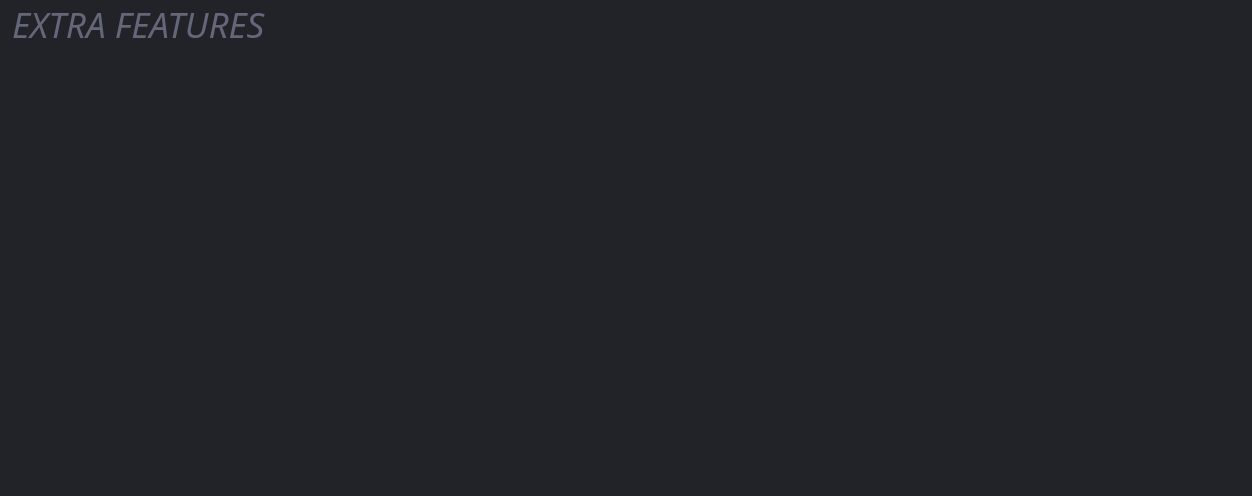
<?xml version="1.0" encoding="UTF-8"?>
<ui version="4.0">
 <class>ExtraFeaturesPage</class>
 <widget class="QWidget" name="ExtraFeaturesPage">
  <property name="geometry">
   <rect>
    <x>0</x>
    <y>0</y>
    <width>1252</width>
    <height>496</height>
   </rect>
  </property>
  <property name="minimumSize">
   <size>
    <width>0</width>
    <height>348</height>
   </size>
  </property>
  <property name="windowTitle">
   <string>Form</string>
  </property>
  <property name="styleSheet">
   <string notr="true">#ExtraFeaturesPage {
	background: rgb(34, 35, 40);
}

QWidget {
        font-family: &quot;Source Sans Pro&quot;;
		background: none;
}

QMenu {
    background-color: rgb(34, 35, 40);
}

QLabel:!disabled {
	color: white;
}

QGroupBox {
	border: 1px solid black;
	border-radius: 5px;
	background: rgb(34, 35, 40);
	padding-top: 25px;
}

QGroupBox:disabled {
	border: 1px solid rgb(26, 26, 30);
}

QGroupBox::title {
	background: rgb(249, 154, 0);
	color: rgb(34, 35, 40);
    padding: 5px;
	border: 1px solid black;
	border-top-left-radius: 5px;
	border-bottom-right-radius: 5px;
}

QGroupBox::title:disabled {
	background: rgb(34, 35, 40);
        color: rgb(100, 100, 100);
	border: 1px solid rgb(26, 26, 30);
}

QGroupBox:checked:!disabled {
	background: rgb(50, 52, 59);
}

QGroupBox:focus:!checked {
	border: 1px solid rgb(249, 154, 0);
	background: rgb(26, 26, 30);
}

QGroupBox:focus:checked {
	border: 1px solid rgb(249, 154, 0);
}

QGroupBox::title:focus {
	border: 1px solid rgb(249, 154, 0);
}

QGroupBox::indicator {
    width: 15px;
    height: 15px;
    background: rgb(34, 35, 40);
	border-radius: 3px;
}

QGroupBox::indicator:disabled {
    width: 15px;
    height: 15px;
    background: rgb(26, 26, 30);
}

QGroupBox::indicator:checked {
        image: url(&quot;://check_FILL0_wght400_GRAD0_opsz20.svg&quot;);
}

QCheckBox {
    padding: 5px;
	color: white;
    background: rgb(63, 65, 77);
    border: 1px solid black;
    border-radius: 5px;
}

QCheckBox:disabled {
	background: rgb(34, 35, 40);
        color: rgb(100, 100, 100);
}

QCheckBox::hover {
        border: 1px solid rgb(75, 77, 91);
}

QCheckBox:focus {
	border: 1px solid rgb(249, 154, 0);
}

QCheckBox::indicator {
    width: 15px;
    height: 15px;
    background: rgb(34, 35, 40);
	border-radius: 3px;
}

QCheckBox::indicator:disabled {
    width: 15px;
    height: 15px;
    background: rgb(26, 26, 30);
}

QCheckBox::indicator:checked {
        image: url(&quot;://check_FILL0_wght400_GRAD0_opsz20.svg&quot;);
}

QPushButton {
	background: rgb(63, 65, 77);
	color: white;
    border: 1px solid black;
	border-radius: 5px;
	padding: 6px;
}

QPushButton:disabled {
	background: rgb(34, 35, 40);
        color: rgb(100, 100, 100);
	border: 1px solid rgb(26, 26, 30);
}

QPushButton:hover {
	  background: rgb(75, 77, 91);
}

QComboBox {
	color: white;
    background: rgb(63, 65, 77);
    border: 1px solid black;
	border-radius: 5px;
	padding: 5px;
}

QComboBox::disabled {
	background: rgb(34, 35, 40);
        color: rgb(100, 100, 100);
	border: 1px solid rgb(26, 26, 30);
}

QComboBox:hover {
    border: 1px solid rgb(75, 77, 91);
}

QComboBox:focus {
	border: 1px solid rgb(249, 154, 0);
}

QComboBox::drop-down {
	border: none;
}

QComboBox::down-arrow {
        image: url(&quot;:/arrow_drop_down_FILL0_wght400_GRAD0_opsz20_white.svg&quot;);
 	width: 6px;
	margin-right: 4px;
	margin-bottom: 2px;
}

QLineEdit {
	color: white;
    background: rgb(63, 65, 77);
    border: 1px solid black;
	border-radius: 5px;
	padding: 5px;
}

QLineEdit:disabled {
	background: rgb(34, 35, 40);
        color: rgb(100, 100, 100);
	border: 1px solid rgb(26, 26, 30);
}

QLineEdit:hover {
    border: 1px solid rgb(75, 77, 91);
}

QLineEdit:focus {
	border: 1px solid rgb(249, 154, 0);
}

QLabel {
	min-height: 30px;
}

QLabel:disabled {
        color: rgb(100, 100, 100);
}

QAbstractSpinBox {
	color: white;
    background: rgb(63, 65, 77);
    border: 1px solid black;
	border-radius: 5px;
	padding: 5px;
}

QAbstractSpinBox:disabled {
	background: rgb(34, 35, 40);
        color: rgb(100, 100, 100);
	border: 1px solid rgb(26, 26, 30);
}

QAbstractSpinBox:hover {
    border: 1px solid rgb(75, 77, 91);
}

QAbstractSpinBox:focus {
	border: 1px solid rgb(249, 154, 0);
}

QAbstractSpinBox::up-button {
        image: url(&quot;:/arrow_drop_up_FILL0_wght400_GRAD0_opsz20_white.svg&quot;);
 	width: 6px;
	margin-right: 6px;
	margin-top: 4px;
}

QAbstractSpinBox::down-button {
        image: url(&quot;:/arrow_drop_down_FILL0_wght400_GRAD0_opsz20_white.svg&quot;);
 	width: 6px;
	margin-right: 6px;
	margin-bottom: 4px;
}

QAbstractSpinBox::up-button:disabled,
QAbstractSpinBox::up-button:off {
                image: url(&quot;:/arrow_drop_up_FILL0_wght400_GRAD0_opsz20.svg&quot;);
}

QAbstractSpinBox::down-button:disabled,
QAbstractSpinBox::down-button:off {
                image: url(&quot;:/arrow_drop_down_FILL0_wght400_GRAD0_opsz20.svg&quot;);
}</string>
  </property>
  <layout class="QGridLayout" name="gridLayout">
   <property name="leftMargin">
    <number>12</number>
   </property>
   <property name="topMargin">
    <number>0</number>
   </property>
   <property name="rightMargin">
    <number>17</number>
   </property>
   <property name="spacing">
    <number>10</number>
   </property>
   <item row="3" column="1">
    <spacer name="verticalSpacer_2">
     <property name="orientation">
      <enum>Qt::Vertical</enum>
     </property>
     <property name="sizeType">
      <enum>QSizePolicy::Fixed</enum>
     </property>
     <property name="sizeHint" stdset="0">
      <size>
       <width>20</width>
       <height>10</height>
      </size>
     </property>
    </spacer>
   </item>
   <item row="10" column="0" colspan="3">
    <spacer name="verticalSpacer">
     <property name="orientation">
      <enum>Qt::Vertical</enum>
     </property>
     <property name="sizeHint" stdset="0">
      <size>
       <width>0</width>
       <height>0</height>
      </size>
     </property>
    </spacer>
   </item>
   <item row="2" column="0" colspan="3">
    <widget class="QWidget" name="widget" native="true">
     <layout class="QGridLayout" name="gridLayout_5">
      <property name="leftMargin">
       <number>0</number>
      </property>
      <property name="topMargin">
       <number>0</number>
      </property>
      <property name="rightMargin">
       <number>0</number>
      </property>
      <property name="bottomMargin">
       <number>0</number>
      </property>
      <property name="horizontalSpacing">
       <number>10</number>
      </property>
      <property name="verticalSpacing">
       <number>5</number>
      </property>
      <item row="0" column="0">
       <widget class="QLabel" name="label_5">
        <property name="sizePolicy">
         <sizepolicy hsizetype="Fixed" vsizetype="Preferred">
          <horstretch>0</horstretch>
          <verstretch>0</verstretch>
         </sizepolicy>
        </property>
        <property name="font">
         <font>
          <family>Source Sans Pro Light</family>
          <pointsize>-1</pointsize>
          <italic>true</italic>
         </font>
        </property>
        <property name="styleSheet">
         <string notr="true">QLabel {
	color: rgb(100, 103, 122);
	font-size: 35px;
	font-family: &quot;Source Sans Pro Light&quot;;
	font-style: italic;
}
</string>
        </property>
        <property name="text">
         <string>EXTRA FEATURES</string>
        </property>
       </widget>
      </item>
      <item row="0" column="1">
       <widget class="QPushButton" name="uDocumentationButton">
        <property name="sizePolicy">
         <sizepolicy hsizetype="Fixed" vsizetype="Fixed">
          <horstretch>0</horstretch>
          <verstretch>0</verstretch>
         </sizepolicy>
        </property>
        <property name="toolTip">
         <string>Open Extra Features documentation</string>
        </property>
        <property name="styleSheet">
         <string notr="true">QPushButton {
	background: none;
	border: none;
}</string>
        </property>
        <property name="text">
         <string/>
        </property>
        <property name="icon">
         <iconset resource="../resources/resources.qrc">
          <normaloff>:/open_in_new_FILL0_wght100_GRAD0_opsz20.svg</normaloff>:/open_in_new_FILL0_wght100_GRAD0_opsz20.svg</iconset>
        </property>
        <property name="iconSize">
         <size>
          <width>20</width>
          <height>20</height>
         </size>
        </property>
       </widget>
      </item>
      <item row="0" column="2">
       <spacer name="horizontalSpacer">
        <property name="orientation">
         <enum>Qt::Horizontal</enum>
        </property>
        <property name="sizeHint" stdset="0">
         <size>
          <width>40</width>
          <height>20</height>
         </size>
        </property>
       </spacer>
      </item>
     </layout>
    </widget>
   </item>
  </layout>
 </widget>
 <resources>
  <include location="../resources/resources.qrc"/>
 </resources>
 <connections/>
</ui>
